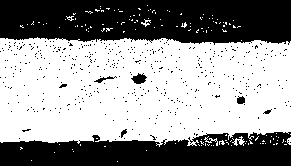
#> input picture Exercises/binary.png, 291 x 166 px
$ python exercise1.py
#> lines starting #> are read from the running program, lines starting #| are printed output that depends on the picture; after the words box and inside, x2 and y2 are one past the last pixel; in counts of white or black regions, pixels touching at a corner belong together
import cv2
import numpy as np


def ErosionFilter(img, times=1):
    rows, cols = img.shape
    paddedimg = np.ones((rows + 2, cols + 2))
    paddedimg[:, :] = 255
    paddedimg[1:-1, 1:-1] = img.copy()
    newimg = img.copy()
    for x in range(0, rows):
        for y in range(0, cols):
            if img[x, y] != 0:
                newimg[x, y] = ErodePixel(paddedimg, x+1, y+1)

    if times > 1:
        newimg = ErosionFilter(newimg, times-1)

    return np.uint8(newimg)


def ErodePixel(img, i, j):
    kernel = np.zeros((3, 3))
    kernel[:, :] = img[i-1:i+2, j-1:j+2]
    for a in range(0, 2):
        for b in range(0, 2):
            if kernel[a, b] == 0:
                return 0
    return 255


def DilationFilter(img, times=1):
    rows, cols = img.shape
    paddedimg = np.ones((rows + 2, cols + 2))
    paddedimg[:, :] = 0
    paddedimg[1:-1, 1:-1] = img.copy()
    newimg = img.copy()
    for x in range(0, rows):
        for y in range(0, cols):
            if img[x, y] != 255:
                newimg[x, y] = DilatePixel(paddedimg, x+1, y+1)

    if times > 1:
        newimg = DilationFilter(newimg, times-1)

    return np.uint8(newimg)


def DilatePixel(img, i, j):
    kernel = np.zeros((3, 3))
    kernel[:, :] = img[i-1:i+2, j-1:j+2]
    for a in range(0, 2):
        for b in range(0, 2):
            if kernel[a, b] == 255:
                return 255
    return 0


def exercise1():
	# Original image
    img = cv2.imread("binary.png", cv2.IMREAD_GRAYSCALE)
#> img: shape (166, 291); 58.5% white; 435 black regions (427 under 20 px), largest, box (x1, y1, x2, y2) and area: (0, 0, 291, 45) 11539, (0, 132, 291, 166) 7642, (131, 73, 147, 84) 108
    rows, cols = img.shape
#> rows = 166; cols = 291

	# Destination image
    img2 = np.zeros((rows, cols), dtype=np.uint8)

	# TODO: Insert your code here
    img2 = DilationFilter(img)
#> in DilationFilter, `paddedimg[1:-1, 1:-1] = img.copy()`: paddedimg: shape (168, 293) float64; 57.4% white; 430 black regions (423 under 20 px), largest, box (x1, y1, x2, y2) and area: (0, 0, 293, 168) 20103, (132, 74, 148, 85) 108, (238, 97, 246, 105) 52
#> after the loop in DilationFilter, `for x in range(0, rows):`: newimg: shape (166, 291); 62.6% white; 23 black regions (18 under 20 px), largest, box (x1, y1, x2, y2) and area: (0, 0, 291, 43) 10994, (0, 133, 291, 166) 6753, (194, 134, 228, 142) 113, (133, 75, 146, 84) 79, (238, 98, 245, 104) 36
    img2 = ErosionFilter(img2, 6)
#> in ErosionFilter, `paddedimg[1:-1, 1:-1] = img.copy()`: paddedimg: shape (168, 293) float64; 63.3% white; 23 black regions (18 under 20 px), largest, box (x1, y1, x2, y2) and area: (1, 1, 292, 44) 10994, (1, 134, 292, 167) 6753, (195, 135, 229, 143) 113, (134, 76, 147, 85) 79, (239, 99, 246, 105) 36
#> after the loop in ErosionFilter, `for x in range(0, rows):`:
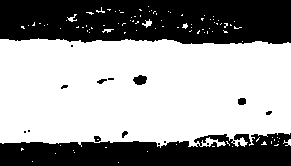
#> newimg: shape (166, 291); 60.2% white; 16 black regions (9 under 20 px), largest, box (x1, y1, x2, y2) and area: (0, 0, 291, 44) 11728, (0, 133, 291, 166) 7175, (133, 75, 147, 85) 102
#> call 2 of ErosionFilter, with times = 5
#> in ErosionFilter (call 2), `paddedimg[1:-1, 1:-1] = img.copy()`: paddedimg: shape (168, 293) float64; 61% white; 16 black regions (9 under 20 px), largest, box (x1, y1, x2, y2) and area: (1, 1, 292, 45) 11728, (1, 134, 292, 167) 7175, (134, 76, 148, 86) 102
#> after the loop in ErosionFilter (call 2), `for x in range(0, rows):`:
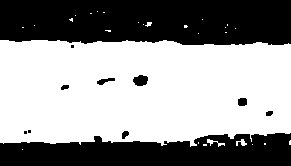
#> newimg: shape (166, 291); 58.2% white; 11 black regions (3 under 20 px), largest, box (x1, y1, x2, y2) and area: (0, 0, 291, 45) 12305, (0, 133, 291, 166) 7495, (133, 75, 148, 86) 127
#> call 3 of ErosionFilter, with times = 4
#> in ErosionFilter (call 3), `paddedimg[1:-1, 1:-1] = img.copy()`: paddedimg: shape (168, 293) float64; 59% white; 11 black regions (3 under 20 px), largest, box (x1, y1, x2, y2) and area: (1, 1, 292, 46) 12305, (1, 134, 292, 167) 7495, (134, 76, 149, 87) 127
#> after the loop in ErosionFilter (call 3), `for x in range(0, rows):`:
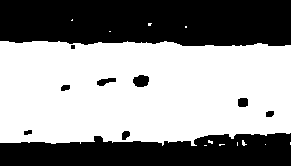
#> newimg: shape (166, 291); 56.9% white; 10 black regions (1 under 20 px), largest, box (x1, y1, x2, y2) and area: (0, 0, 291, 46) 12670, (0, 133, 291, 166) 7616, (133, 75, 149, 87) 154
#> call 4 of ErosionFilter, with times = 3
#> in ErosionFilter (call 4), `paddedimg[1:-1, 1:-1] = img.copy()`: paddedimg: shape (168, 293) float64; 57.7% white; 10 black regions (1 under 20 px), largest, box (x1, y1, x2, y2) and area: (1, 1, 292, 47) 12670, (1, 134, 292, 167) 7616, (134, 76, 150, 88) 154
#> after the loop in ErosionFilter (call 4), `for x in range(0, rows):`:
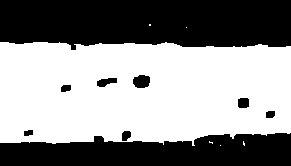
#> newimg: shape (166, 291); 55.8% white; 9 black regions, largest, box (x1, y1, x2, y2) and area: (0, 0, 291, 50) 13021, (0, 133, 291, 166) 7691, (133, 75, 150, 88) 183
#> in ErosionFilter (call 5), `paddedimg[1:-1, 1:-1] = img.copy()`: paddedimg: shape (168, 293) float64; 56.6% white; 9 black regions, largest, box (x1, y1, x2, y2) and area: (1, 1, 292, 51) 13021, (1, 134, 292, 167) 7691, (134, 76, 151, 89) 183
#> after the loop in ErosionFilter (call 5), `for x in range(0, rows):`:
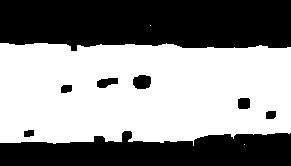
#> newimg: shape (166, 291); 54.7% white; 8 black regions, largest, box (x1, y1, x2, y2) and area: (0, 0, 291, 51) 13341, (0, 131, 291, 166) 7829, (133, 75, 151, 89) 214
#> in ErosionFilter (call 6), `paddedimg[1:-1, 1:-1] = img.copy()`:
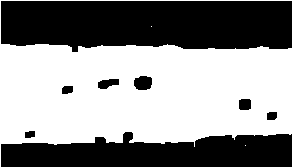
#> paddedimg: shape (168, 293) float64; 55.6% white; 8 black regions, largest, box (x1, y1, x2, y2) and area: (1, 1, 292, 52) 13341, (1, 132, 292, 167) 7829, (134, 76, 152, 90) 214
#> after the loop in ErosionFilter (call 6), `for x in range(0, rows):`:
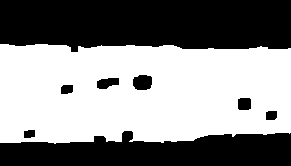
#> newimg: shape (166, 291); 53.7% white; 8 black regions, largest, box (x1, y1, x2, y2) and area: (0, 0, 291, 52) 13654, (0, 131, 291, 166) 7870, (133, 75, 152, 90) 247
	# Show output
    cv2.imshow("Binary", img)
    cv2.imshow("Binary 2", img2)
    cv2.waitKey(0)
    pass


if __name__ == '__main__':
    exercise1()
